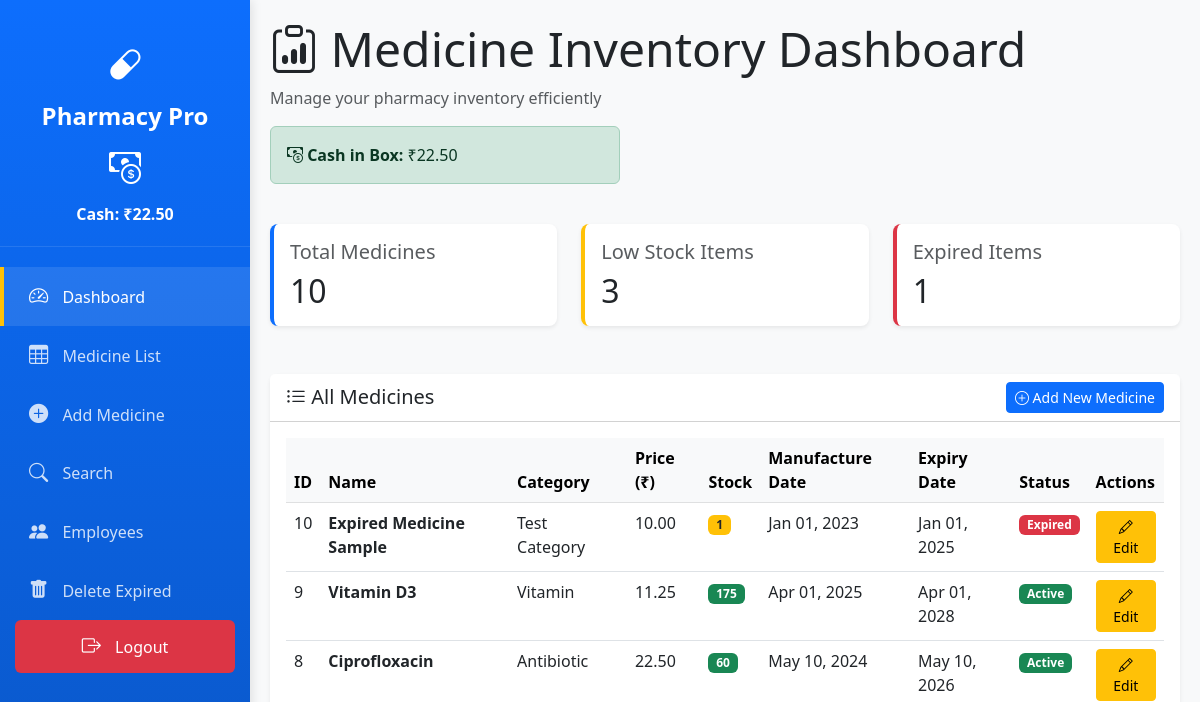
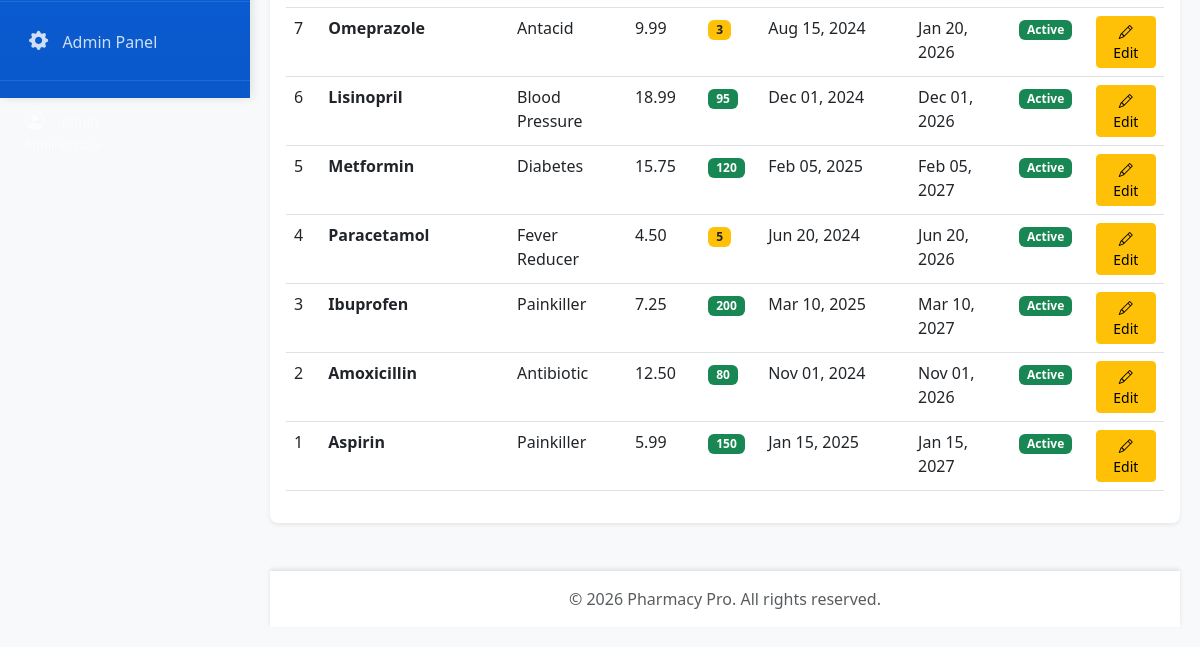
Before: / (signed in) with the older database file (2 pictures, top to bottom).
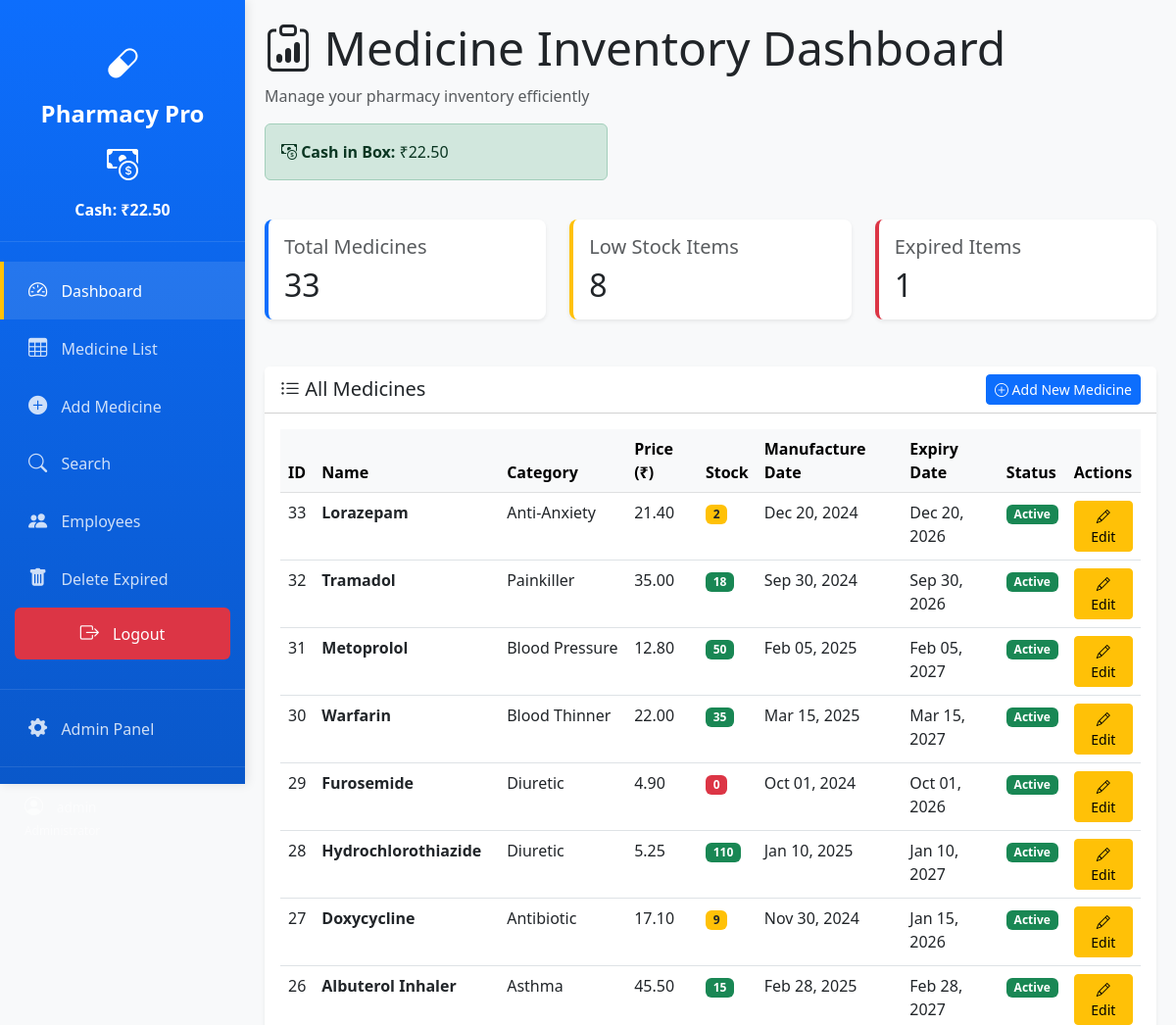
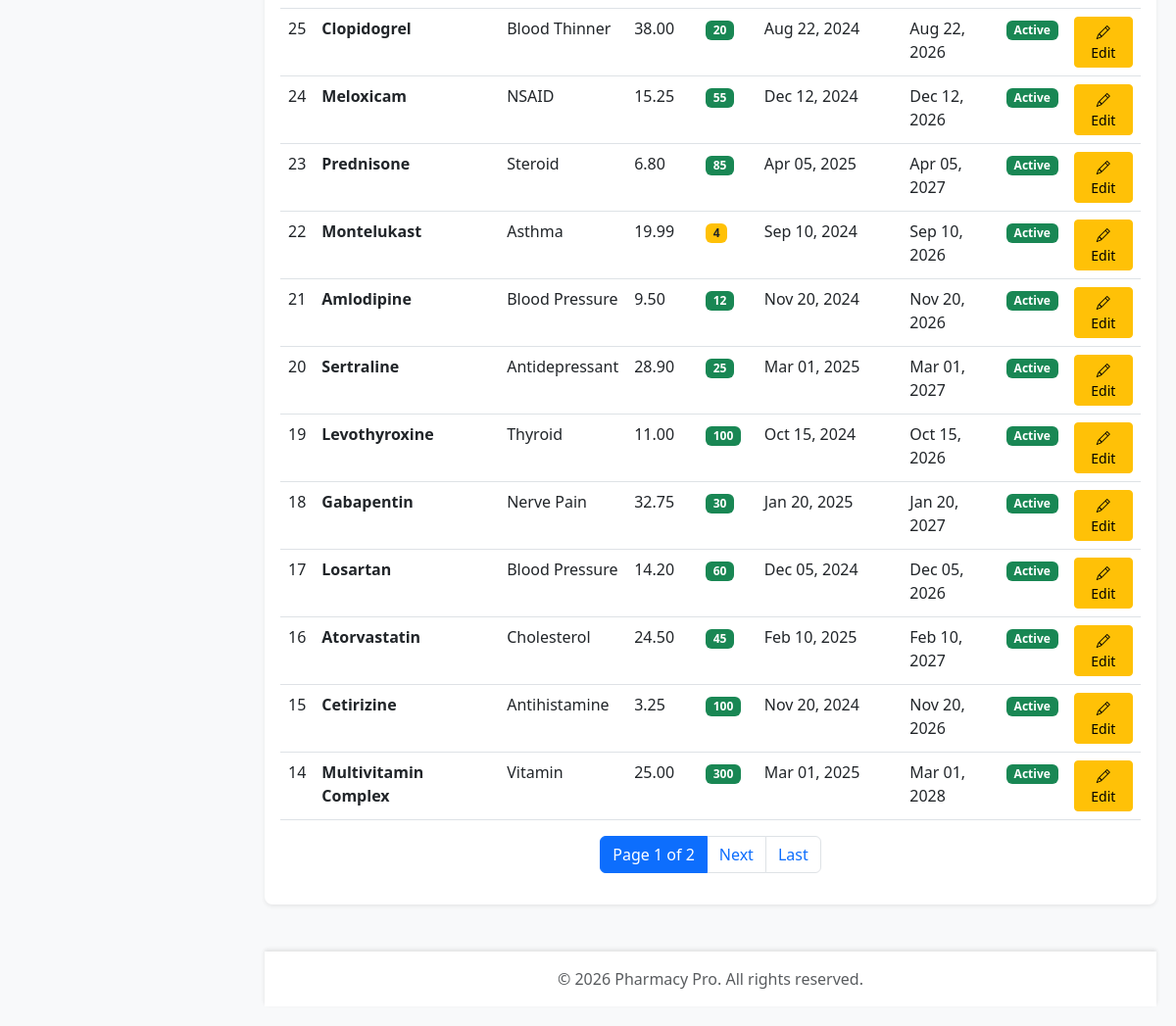
After: the same page with the newer database file (2 pictures, top to bottom).
### inventory/models.py (models this page shows, shortened)
class Medicine(models.Model):
    name = models.CharField(max_length=200)
    category = models.CharField(max_length=100)
    price = models.DecimalField(max_digits=10, decimal_places=2)
    stock_quantity = models.IntegerField()
    manufacture_date = models.DateField()
    expiry_date = models.DateField()
    class Meta:
        verbose_name_plural = "Medicines"

### inventory/views.py (the view)
# urls.py: path('', views.MedicineDashboardView.as_view(), name='medicine_dashboard'),
class MedicineDashboardView(LoginRequiredMixin, ListView):
    model = Medicine
    template_name = 'inventory/dashboard.html'
    context_object_name = 'medicines'
    paginate_by = 20
    ordering = ['-id']
    def get_context_data(self, **kwargs):
        context = super().get_context_data(**kwargs)
        context['total_medicines'] = Medicine.objects.count()
        context['low_stock'] = Medicine.objects.filter(stock_quantity__lte=10).count()
        context['expired'] = Medicine.objects.filter(expiry_date__lt=date.today()).count()
        context['today'] = date.today()
        from .models import CashBox
        cash_box = CashBox.objects.first()
        context['cash_box'] = cash_box
        return context

### inventory/templates/inventory/dashboard.html (shortened to what the changed rows need)
{% extends 'inventory/base.html' %}
{% block content %}
<div class="row mb-4">
    <div class="col-12">
        <h1 class="display-5">
            <i class="bi bi-clipboard-data"></i> Medicine Inventory Dashboard
        </h1>
    </div>
</div>
<div class="row mb-4">
    <div class="col-md-4">
        <div class="card stat-card primary">
            <div class="card-body">
                <h5 class="card-title text-muted">Total Medicines</h5>
                <h2 class="mb-0">{{ total_medicines }}</h2>
            </div>
        </div>
    </div>
    <div class="col-md-4">
        <div class="card stat-card warning">
            <div class="card-body">
                <h5 class="card-title text-muted">Low Stock Items</h5>
                <h2 class="mb-0">{{ low_stock }}</h2>
            </div>
        </div>
    </div>
    <div class="col-md-4">
        <div class="card stat-card danger">
            <div class="card-body">
                <h2 class="mb-0">{{ expired }}</h2>
            </div>
        </div>
    </div>
</div>
<div class="card">
    <div class="card-body">
        {% if medicines %}
            <div class="table-responsive">
                <table class="table table-hover">
                    <thead class="table-light">
                        <tr>
                            <th>ID</th>
                            <th>Name</th>
                            <th>Category</th>
                            <th>Price (₹)</th>
                            <th>Stock</th>
                            <th>Manufacture Date</th>
                            <th>Expiry Date</th>
                            <th>Status</th>
                            <th>Actions</th>
                        </tr>
                    </thead>
                    <tbody>
                        {% for medicine in medicines %}
                        <tr>
                            <td>{{ medicine.id }}</td>
                            <td><strong>{{ medicine.name }}</strong></td>
                            <td>{{ medicine.category }}</td>
                            <td>{{ medicine.price }}</td>
                            <td>
                                {% if medicine.stock_quantity == 0 %}
                                    <span class="badge bg-danger">{{ medicine.stock_quantity }}</span>
                                {% elif medicine.stock_quantity <= 10 %}
                                    <span class="badge bg-warning text-dark">{{ medicine.stock_quantity }}</span>
                                {% else %}
                                    <span class="badge bg-success">{{ medicine.stock_quantity }}</span>
                                {% endif %}
                            </td>
                            <td>{{ medicine.manufacture_date|date:"M d, Y" }}</td>
                            <td>{{ medicine.expiry_date|date:"M d, Y" }}</td>
                            <td>
                                {% if medicine.expiry_date < today %}
                                    <span class="badge bg-danger">Expired</span>
                                {% else %}
                                    <span class="badge bg-success">Active</span>
                                {% endif %}
                            </td>
                            <td>
                                {% if user.is_superuser or user.groups.all.0.name == 'Manager' %}
                                    <a href="{% url 'edit_medicine' medicine.pk %}" class="btn btn-sm btn-warning" title="Edit Medicine">
                                        <i class="bi bi-pencil"></i> Edit
                                    </a>
                                {% elif user.groups.all.0.name == 'Staff' %}
                                    <a href="{% url 'update_stock' medicine.pk %}" class="btn btn-sm btn-success" title="Update Stock">
                                        <i class="bi bi-cart-dash"></i> Update Stock
                                    </a>
                                {% endif %}
                            </td>
                        </tr>
                        {% endfor %}
                    </tbody>
                </table>
            </div>
            {% if is_paginated %}
            <nav aria-label="Page navigation">
                <ul class="pagination justify-content-center">
                    <li class="page-item active">
                        <span class="page-link">Page {{ page_obj.number }} of {{ page_obj.paginator.num_pages }}</span>
                    </li>
                    {% if page_obj.has_next %}
                        <li class="page-item">
                            <a class="page-link" href="?page={{ page_obj.next_page_number }}">Next</a>
                        </li>
                        <li class="page-item">
                            <a class="page-link" href="?page={{ page_obj.paginator.num_pages }}">Last</a>
                        </li>
                    {% endif %}
                </ul>
            </nav>
            {% endif %}
        {% endif %}
    </div>
</div>
{% endblock %}

Changed rows visible on the page:
no longer on this page (row unchanged): Medicine: id "10", name "Expired Medicine Sample", category "Test Category", price "10.00", stock_quantity "1", manufacture_date "Jan 01, 2023", expiry_date "Jan 01, 2025"
no longer on this page (row unchanged): Medicine: id "9", name "Vitamin D3", category "Vitamin", price "11.25", stock_quantity "175", manufacture_date "Apr 01, 2025", expiry_date "Apr 01, 2028", shows "Active"
no longer on this page (row unchanged): Medicine: id "8", name "Ciprofloxacin", category "Antibiotic", price "22.50", stock_quantity "60", manufacture_date "May 10, 2024", expiry_date "May 10, 2026", shows "Active"
no longer on this page (row unchanged): Medicine: id "7", name "Omeprazole", category "Antacid", price "9.99", stock_quantity "3", manufacture_date "Aug 15, 2024", expiry_date "Jan 20, 2026", shows "Active"
no longer on this page (row unchanged): Medicine: id "6", name "Lisinopril", category "Blood Pressure", price "18.99", stock_quantity "95", manufacture_date "Dec 01, 2024", expiry_date "Dec 01, 2026", shows "Active"
no longer on this page (row unchanged): Medicine: id "5", name "Metformin", category "Diabetes", price "15.75", stock_quantity "120", manufacture_date "Feb 05, 2025", expiry_date "Feb 05, 2027", shows "Active"
no longer on this page (row unchanged): Medicine: id "4", name "Paracetamol", category "Fever Reducer", price "4.50", stock_quantity "5", manufacture_date "Jun 20, 2024", expiry_date "Jun 20, 2026", shows "Active"
no longer on this page (row unchanged): Medicine: id "3", name "Ibuprofen", category "Painkiller", price "7.25", stock_quantity "200", manufacture_date "Mar 10, 2025", expiry_date "Mar 10, 2027", shows "Active"
no longer on this page (row unchanged): Medicine: id "2", name "Amoxicillin", category "Antibiotic", price "12.50", stock_quantity "80", manufacture_date "Nov 01, 2024", expiry_date "Nov 01, 2026", shows "Active"
no longer on this page (row unchanged): Medicine: id "1", name "Aspirin", category "Painkiller", price "5.99", stock_quantity "150", manufacture_date "Jan 15, 2025", expiry_date "Jan 15, 2027", shows "Active"
added Medicine: id "33", name "Lorazepam", category "Anti-Anxiety", price "21.40", stock_quantity "2", manufacture_date "Dec 20, 2024", expiry_date "Dec 20, 2026", shows "Active"
added Medicine: id "32", name "Tramadol", category "Painkiller", price "35.00", stock_quantity "18", manufacture_date "Sep 30, 2024", expiry_date "Sep 30, 2026", shows "Active"
added Medicine: id "31", name "Metoprolol", category "Blood Pressure", price "12.80", stock_quantity "50", manufacture_date "Feb 05, 2025", expiry_date "Feb 05, 2027", shows "Active"
added Medicine: id "30", name "Warfarin", category "Blood Thinner", price "22.00", stock_quantity "35", manufacture_date "Mar 15, 2025", expiry_date "Mar 15, 2027", shows "Active"
added Medicine: id "29", name "Furosemide", category "Diuretic", price "4.90", stock_quantity "0", manufacture_date "Oct 01, 2024", expiry_date "Oct 01, 2026", shows "Active"
added Medicine: id "28", name "Hydrochlorothiazide", category "Diuretic", price "5.25", stock_quantity "110", manufacture_date "Jan 10, 2025", expiry_date "Jan 10, 2027", shows "Active"
added Medicine: id "27", name "Doxycycline", category "Antibiotic", price "17.10", stock_quantity "9", manufacture_date "Nov 30, 2024", expiry_date "Jan 15, 2026", shows "Active"
added Medicine: id "26", name "Albuterol Inhaler", category "Asthma", price "45.50", stock_quantity "15", manufacture_date "Feb 28, 2025", expiry_date "Feb 28, 2027", shows "Active"
added Medicine: id "25", name "Clopidogrel", category "Blood Thinner", price "38.00", stock_quantity "20", manufacture_date "Aug 22, 2024", expiry_date "Aug 22, 2026", shows "Active"
added Medicine: id "24", name "Meloxicam", category "NSAID", price "15.25", stock_quantity "55", manufacture_date "Dec 12, 2024", expiry_date "Dec 12, 2026", shows "Active"
added Medicine: id "23", name "Prednisone", category "Steroid", price "6.80", stock_quantity "85", manufacture_date "Apr 05, 2025", expiry_date "Apr 05, 2027", shows "Active"
added Medicine: id "22", name "Montelukast", category "Asthma", price "19.99", stock_quantity "4", manufacture_date "Sep 10, 2024", expiry_date "Sep 10, 2026", shows "Active"
added Medicine: id "21", name "Amlodipine", category "Blood Pressure", price "9.50", stock_quantity "12", manufacture_date "Nov 20, 2024", expiry_date "Nov 20, 2026", shows "Active"
added Medicine: id "20", name "Sertraline", category "Antidepressant", price "28.90", stock_quantity "25", manufacture_date "Mar 01, 2025", expiry_date "Mar 01, 2027", shows "Active"
added Medicine: id "19", name "Levothyroxine", category "Thyroid", price "11.00", stock_quantity "100", manufacture_date "Oct 15, 2024", expiry_date "Oct 15, 2026", shows "Active"
added Medicine: id "18", name "Gabapentin", category "Nerve Pain", price "32.75", stock_quantity "30", manufacture_date "Jan 20, 2025", expiry_date "Jan 20, 2027", shows "Active"
added Medicine: id "17", name "Losartan", category "Blood Pressure", price "14.20", stock_quantity "60", manufacture_date "Dec 05, 2024", expiry_date "Dec 05, 2026", shows "Active"
added Medicine: id "16", name "Atorvastatin", category "Cholesterol", price "24.50", stock_quantity "45", manufacture_date "Feb 10, 2025", expiry_date "Feb 10, 2027", shows "Active"
added Medicine: id "15", name "Cetirizine", category "Antihistamine", price "3.25", stock_quantity "100", manufacture_date "Nov 20, 2024", expiry_date "Nov 20, 2026", shows "Active"
added Medicine: id "14", name "Multivitamin Complex", category "Vitamin", price "25.00", stock_quantity "300", manufacture_date "Mar 01, 2025", expiry_date "Mar 01, 2028", shows "Active"
Other visible differences:
{{ total_medicines }}: "10" → "33"
{{ low_stock }}: "3" → "8"
{{ page_obj.number }}: (not shown) → "1"
{{ page_obj.paginator.num_pages }}: (not shown) → "2"
text now shown: "Page of Next Last"
